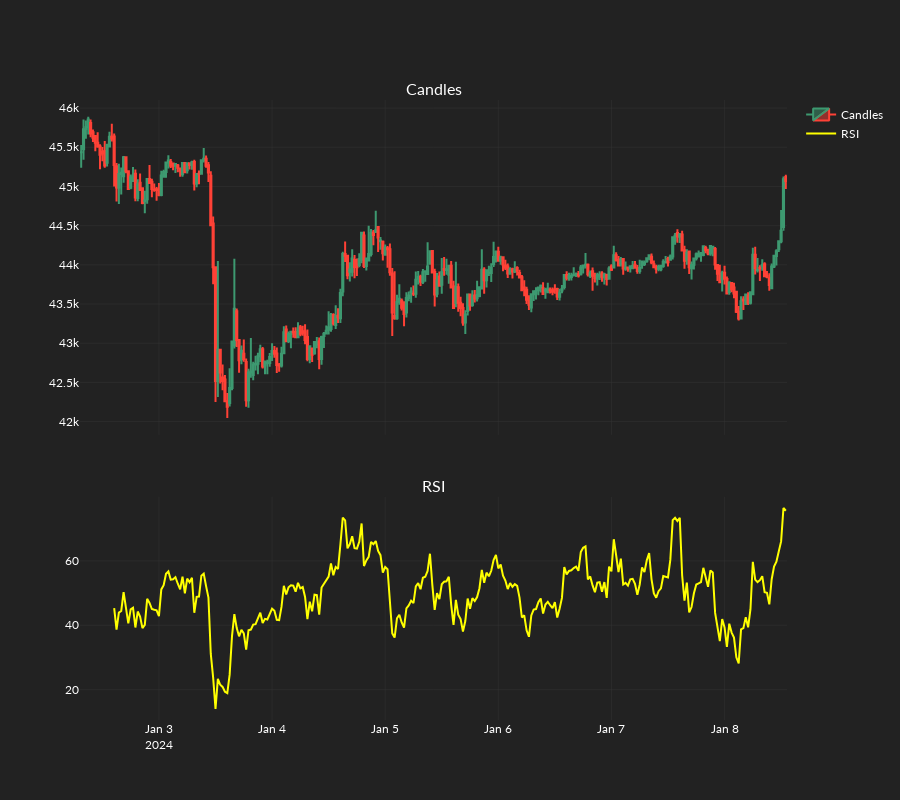

Notebook code cell kept with this figure:
### Code cell
plot_rsi(
    candles=candles,
    indicator=rsi,
)

### Figure 1 — Plotly figure (JSON) as saved in the notebook; plotly's stock layout.template omitted (floating-point values rounded to 4 significant figures; data arrays with more than 128 entries replaced by an {"elided": "..."} marker saying what was removed)
{"data": [{"close": {"elided": "300 float values"}, "high": {"elided": "300 float values"}, "low": {"elided": "300 float values"}, "name": "Candles", "open": {"elided": "300 float values"}, "type": "candlestick", "x": {"elided": "300 str values"}, "xaxis": "x", "yaxis": "y"}, {"line": {"color": "yellow"}, "name": "RSI", "type": "scatter", "x": {"elided": "300 str values"}, "xaxis": "x2", "y": {"elided": "300 float values"}, "yaxis": "y2"}], "layout": {"annotations": [{"font": {"size": 16}, "showarrow": false, "text": "Candles", "x": 0.5, "xanchor": "center", "xref": "paper", "y": 1, "yanchor": "bottom", "yref": "paper"}, {"font": {"size": 16}, "showarrow": false, "text": "RSI", "x": 0.5, "xanchor": "center", "xref": "paper", "y": 0.36, "yanchor": "bottom", "yref": "paper"}], "height": 800, "xaxis": {"anchor": "y", "domain": [0, 1], "matches": "x2", "rangeslider": {"visible": false}, "showticklabels": false}, "xaxis2": {"anchor": "y2", "domain": [0, 1]}, "yaxis": {"anchor": "x", "domain": [0.46, 1]}, "yaxis2": {"anchor": "x2", "domain": [0, 0.36]}}}
